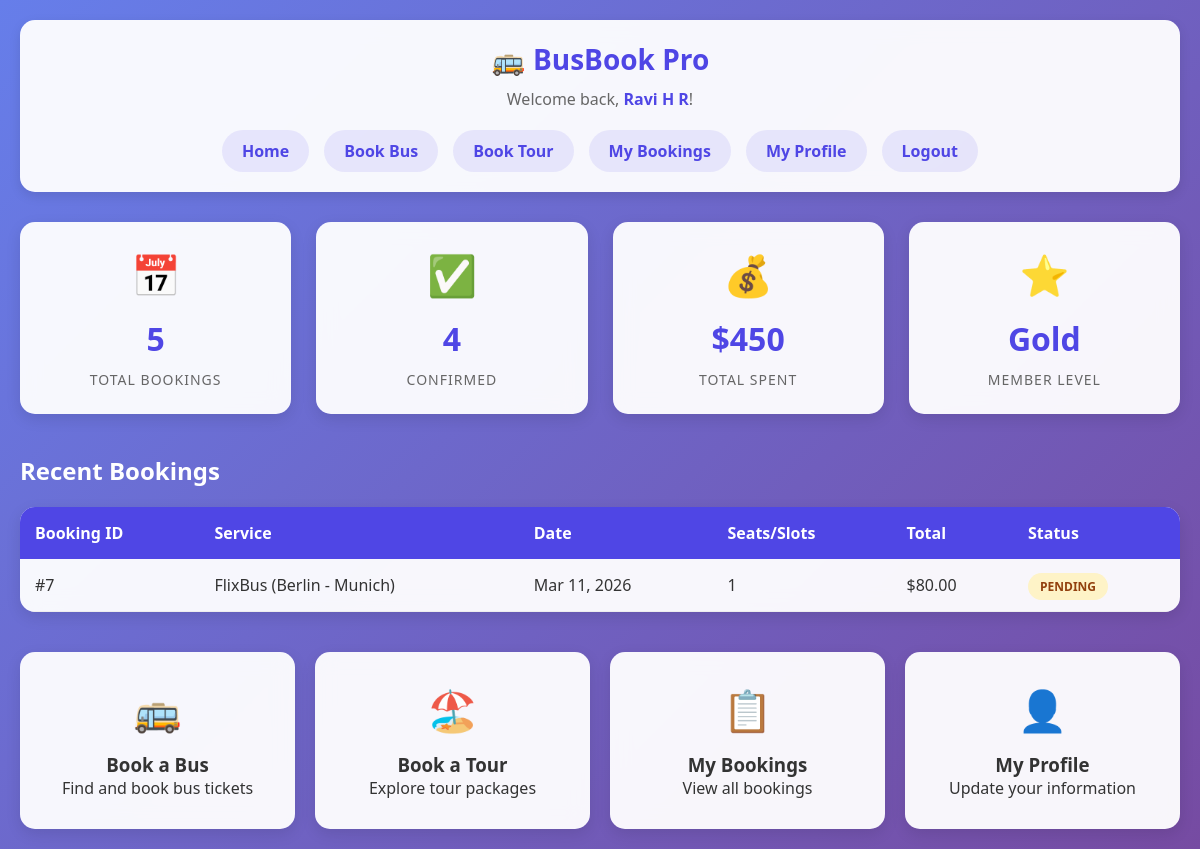
/transport_booking/dashboard.php (signed in), run on the app's committed database.
### tables this page shows
CREATE TABLE `bookings` (
  `id` int(11) NOT NULL,
  `user_id` int(11) DEFAULT NULL,
  `booking_type` varchar(20) DEFAULT NULL,
  `route_id` int(11) DEFAULT NULL,
  `tour_id` int(11) DEFAULT NULL,
  `seats_booked` int(11) DEFAULT NULL,
  `total_price` decimal(10,2) DEFAULT NULL,
  `travel_date` date DEFAULT NULL,
  `booking_date` timestamp NOT NULL DEFAULT current_timestamp(),
  `payment_status` varchar(20) DEFAULT 'pending'
);

CREATE TABLE `routes` (
  `id` int(11) NOT NULL,
  `bus_name` varchar(100) DEFAULT NULL,
  `bus_type` varchar(50) DEFAULT NULL,
  `origin` varchar(100) DEFAULT NULL,
  `destination` varchar(100) DEFAULT NULL,
  `departure_time` datetime DEFAULT NULL,
  `arrival_time` datetime DEFAULT NULL,
  `price` decimal(10,2) DEFAULT NULL,
  `total_seats` int(11) DEFAULT NULL,
  `available_seats` int(11) DEFAULT NULL,
  `status` varchar(20) DEFAULT 'active',
  `created_at` timestamp NOT NULL DEFAULT current_timestamp()
);

### transport_booking/config/database.php (called while the page is built, shortened)
<?php
class Database {
    private $host = 'localhost';
    private $user = 'root';
    private $password = '';
    private $dbname = 'transport_booking';
    public $conn;
    public function __construct() {
        try {
            $this->conn = new mysqli($this->host, $this->user, $this->password, $this->dbname);
        } catch (Exception $e) {
            die("Database connection error: " . $e->getMessage());
        }
    }
    public function prepare($sql) {
        return $this->conn->prepare($sql);
    }
}
?>

### transport_booking/dashboard.php (the view, shortened to what this page needs)
<?php
require_once 'config/database.php';
$db = new Database();
$user_id = $_SESSION['user_id'];
$stmt = $db->prepare("SELECT b.id, b.booking_type, b.travel_date, b.seats_booked, b.total_price, b.payment_status, r.bus_name, r.origin, r.destination, t.tour_name
                      FROM bookings b
                      LEFT JOIN routes r ON b.route_id = r.id
                      LEFT JOIN tours t ON b.tour_id = t.id
                      WHERE b.user_id = ?
                      ORDER BY b.booking_date DESC
                      LIMIT 5");
$stmt->bind_param("i", $user_id);
$stmt->execute();
$bookings = $stmt->get_result();
?>
<!DOCTYPE html>
<html lang="en">
<head>
</head>
<body>
    <div class="container">
        <header>
            <div class="logo">🚌 BusBook Pro</div>
            <div class="welcome">Welcome back, <span><?php echo $_SESSION['full_name']; ?></span>!</div>
            <nav>
                <a href="index.php">Home</a>
                <a href="routes.php">Book Bus</a>
                <a href="tours.php">Book Tour</a>
                <a href="bookings.php">My Bookings</a>
                <a href="profile.php">My Profile</a>
                <a href="logout.php">Logout</a>
            </nav>
        </header>
        <div class="dashboard-grid">
            <div class="stat-card">
                <div class="stat-icon">📅</div>
                <div class="stat-number">5</div>
                <div class="stat-label">Total Bookings</div>
            </div>
            <div class="stat-card">
                <div class="stat-icon">✅</div>
                <div class="stat-number">4</div>
                <div class="stat-label">Confirmed</div>
            </div>
            <div class="stat-card">
                <div class="stat-icon">💰</div>
                <div class="stat-number">$450</div>
                <div class="stat-label">Total Spent</div>
            </div>
            <div class="stat-card">
                <div class="stat-icon">⭐</div>
                <div class="stat-number">Gold</div>
                <div class="stat-label">Member Level</div>
            </div>
        </div>
        <h2 class="section-title">Recent Bookings</h2>
        <div class="bookings-table">
            <table>
                <thead>
                    <tr>
                        <th>Booking ID</th>
                        <th>Service</th>
                        <th>Date</th>
                        <th>Seats/Slots</th>
                        <th>Total</th>
                        <th>Status</th>
                    </tr>
                </thead>
                <tbody>
                    <?php while($booking = $bookings->fetch_assoc()): ?>
                    <tr>
                        <td>#<?php echo $booking['id']; ?></td>
                        <td>
                            <?php
                            if($booking['booking_type'] == 'transport') {
                                echo $booking['bus_name'] . ' (' . $booking['origin'] . ' - ' . $booking['destination'] . ')';
                            } else {
                                echo $booking['tour_name'];
                            }
                            ?>
                        </td>
                        <td><?php echo date('M d, Y', strtotime($booking['travel_date'])); ?></td>
                        <td><?php echo $booking['seats_booked']; ?></td>
                        <td>$<?php echo $booking['total_price']; ?></td>
                        <td>
                            <?php $status = $booking['payment_status'] ?? 'pending'; ?>
                            <span class="status <?php echo $status; ?>">
                               <?php echo ucfirst($status); ?>
                            </span>
                        </td>
                    </tr>
                    <?php endwhile; ?>
                </tbody>
            </table>
        </div>
        <div class="quick-actions">
            <a href="routes.php" class="action-card">
                <div class="action-icon">🚌</div>
                <h3>Book a Bus</h3>
                <p>Find and book bus tickets</p>
            </a>
            <a href="tours.php" class="action-card">
                <div class="action-icon">🏖️</div>
                <h3>Book a Tour</h3>
                <p>Explore tour packages</p>
            </a>
            <a href="bookings.php" class="action-card">
                <div class="action-icon">📋</div>
                <h3>My Bookings</h3>
                <p>View all bookings</p>
            </a>
            <a href="profile.php" class="action-card">
                <div class="action-icon">👤</div>
                <h3>My Profile</h3>
                <p>Update your information</p>
            </a>
        </div>
    </div>
</body>
</html>

### transport_booking/dashboard.php (style rules this page uses)
* { margin: 0; padding: 0; box-sizing: border-box; font-family: 'Segoe UI', Tahoma, Geneva, Verdana, sans-serif; }
body { background: linear-gradient(135deg, #667eea 0%, #764ba2 100%); min-height: 100vh; color: #333; }
.container { max-width: 1200px; margin: 0 auto; padding: 20px; }
header { background: rgba(255, 255, 255, 0.95); backdrop-filter: blur(10px); padding: 20px 0; border-radius: 15px; margin-bottom: 30px; box-shadow: 0 4px 12px rgba(0,0,0,0.1); }
.logo { font-size: 28px; font-weight: 700; color: #4f46e5; text-align: center; margin-bottom: 10px; }
.welcome { text-align: center; color: #666; font-size: 16px; }
.welcome span { color: #4f46e5; font-weight: 600; }
nav { display: flex; justify-content: center; flex-wrap: wrap; gap: 15px; margin-top: 20px; }
nav a { text-decoration: none; color: #4f46e5; font-weight: 600; padding: 10px 20px; border-radius: 25px; transition: all 0.3s ease; background: rgba(79, 70, 229, 0.1); }
.dashboard-grid { display: grid; grid-template-columns: repeat(auto-fit, minmax(250px, 1fr)); gap: 25px; margin-bottom: 40px; }
.stat-card { background: rgba(255, 255, 255, 0.95); backdrop-filter: blur(10px); border-radius: 15px; padding: 25px; text-align: center; box-shadow: 0 5px 15px rgba(0,0,0,0.1); transition: transform 0.3s ease; }
.stat-icon { font-size: 40px; margin-bottom: 15px; }
.stat-number { font-size: 32px; font-weight: 700; color: #4f46e5; margin-bottom: 10px; }
.stat-label { color: #666; font-size: 14px; text-transform: uppercase; letter-spacing: 1px; }
.section-title { color: white; margin: 40px 0 20px; font-size: 24px; }
.bookings-table { background: rgba(255, 255, 255, 0.95); backdrop-filter: blur(10px); border-radius: 15px; overflow: hidden; box-shadow: 0 5px 15px rgba(0,0,0,0.1); }
table { width: 100%; border-collapse: collapse; }
th { background: #4f46e5; color: white; padding: 15px; text-align: left; }
td { padding: 15px; border-bottom: 1px solid #eee; }
.status { padding: 5px 12px; border-radius: 20px; font-size: 12px; font-weight: 600; text-transform: uppercase; }
.status.pending { background: #fef3c7; color: #92400e; }
.quick-actions { display: grid; grid-template-columns: repeat(auto-fit, minmax(200px, 1fr)); gap: 20px; margin-top: 40px; }
.action-card { background: rgba(255, 255, 255, 0.95); backdrop-filter: blur(10px); border-radius: 15px; padding: 30px; text-align: center; text-decoration: none; color: #333; transition: all 0.3s ease; box-shadow: 0 5px 15px rgba(0,0,0,0.1); }
.action-icon { font-size: 40px; margin-bottom: 15px; }

### data on the page
bookings: id "7", route.bus_name "FlixBus", route.origin "Berlin", route.destination "Munich", travel_date "Mar 11, 2026", seats_booked "1", total_price "80.00", payment_status "PENDING"

### other printed values
$_SESSION['full_name'] "Ravi H R"
